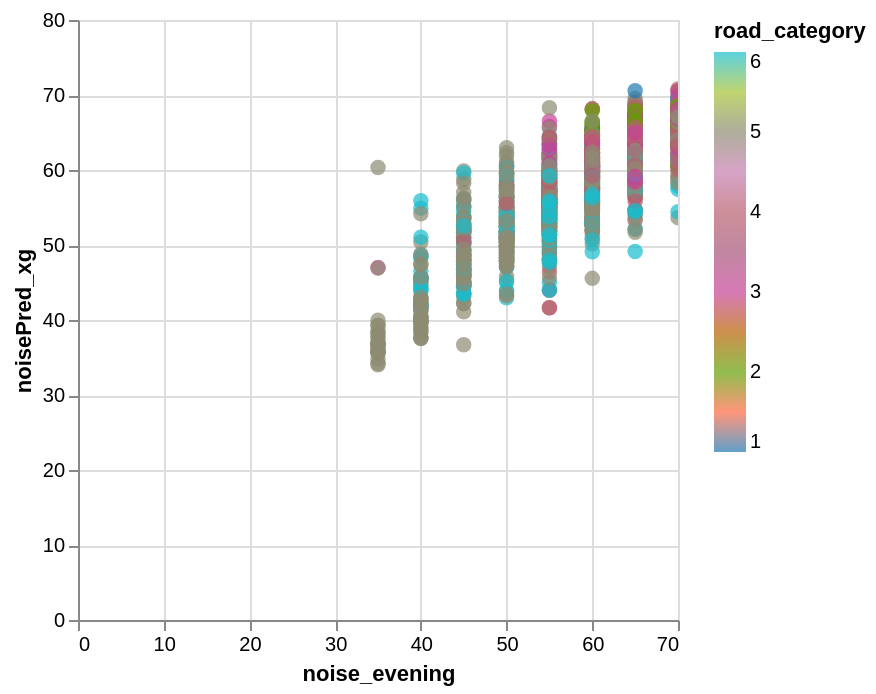

Write notebook code for a chart like this one.
### Code cell
data_test['noisePred_xg'] = y_pred

alt.Chart(data_test).mark_circle(size=60).encode(
    x='noise_evening',
    y='noisePred_xg',
    color=alt.Color('road_category', scale=alt.Scale(scheme='category10')),
    tooltip=['road_id']
).interactive()

### Figure 1 — Vega-Lite specification as saved in the notebook (floating-point values rounded to 4 significant figures; data arrays with more than 128 entries replaced by an {"elided": "..."} marker saying what was removed)
{"config": {"view": {"continuousWidth": 300, "continuousHeight": 300}}, "data": {"name": "data-9bd8acc46913caf78bc91c70104b4138"}, "mark": {"type": "circle", "size": 60}, "encoding": {"color": {"field": "road_category", "scale": {"scheme": "category10"}, "type": "quantitative"}, "tooltip": [{"field": "road_id", "type": "nominal"}], "x": {"field": "noise_evening", "type": "quantitative"}, "y": {"field": "noisePred_xg", "type": "quantitative"}}, "params": [{"name": "param_1e9efca18e7a2868", "select": {"type": "interval", "encodings": ["x", "y"]}, "bind": "scales"}], "$schema": "https://vega.github.io/schema/vega-lite/v6.4.1.json", "datasets": {"data-9bd8acc46913caf78bc91c70104b4138": {"elided": "2571 records"}}}
